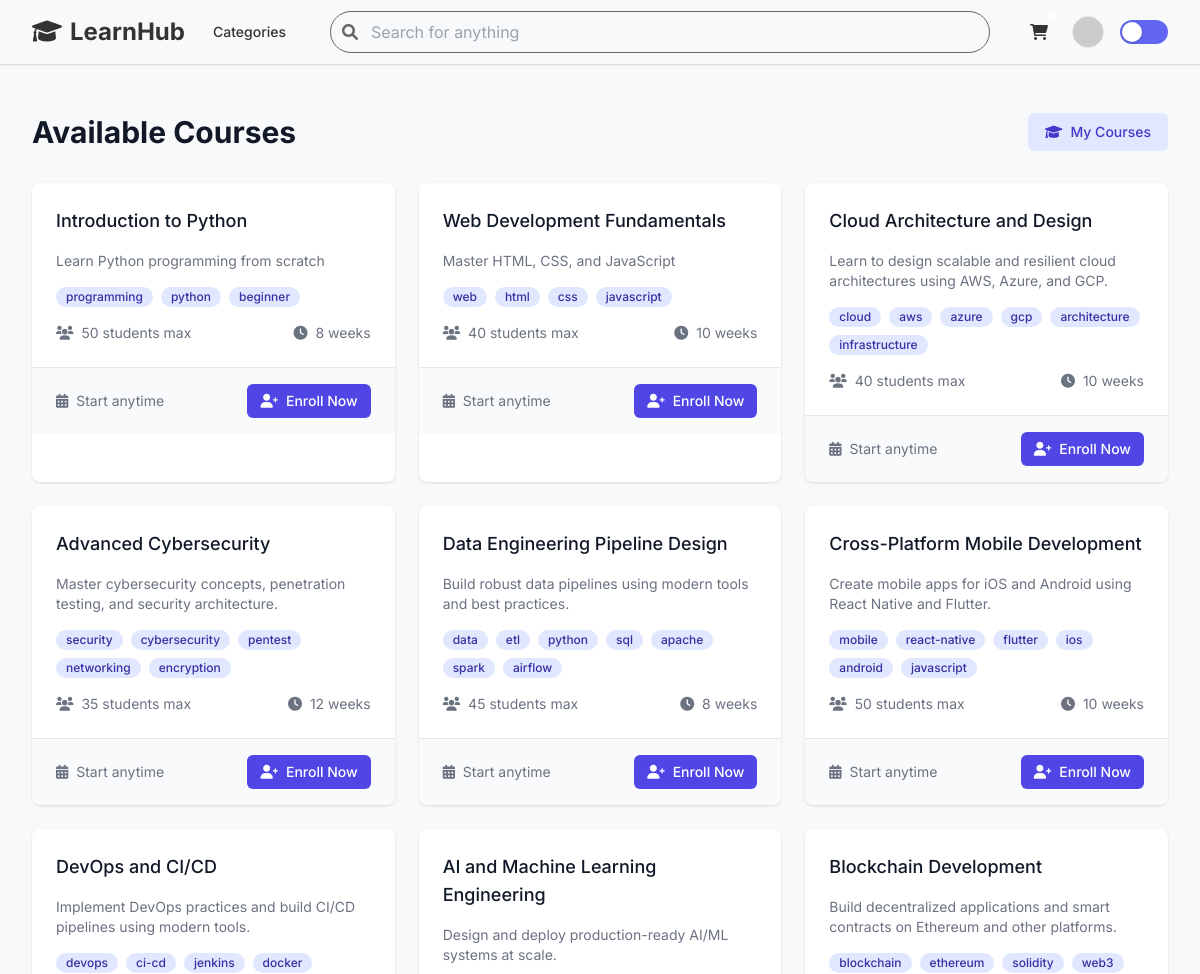
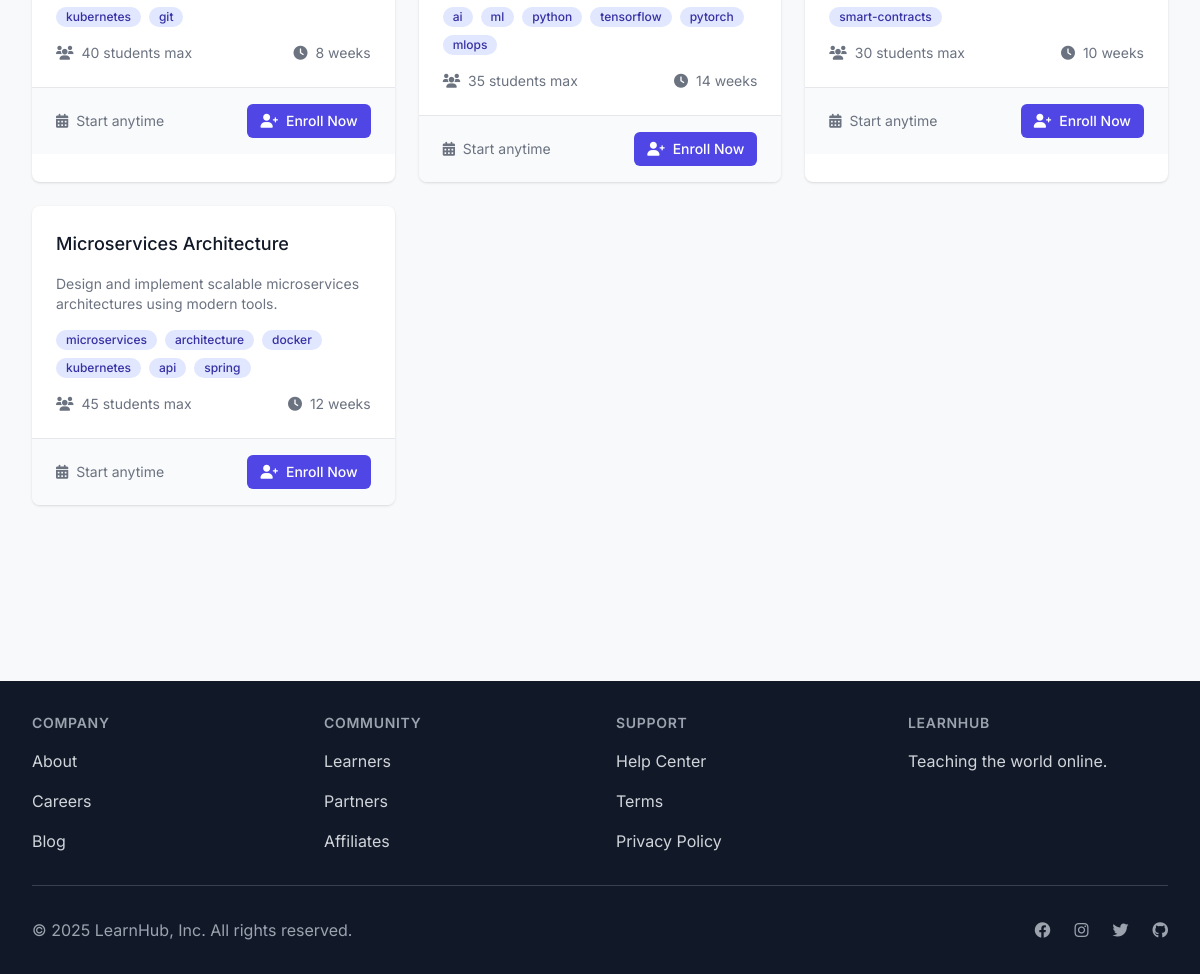
Screenshot of /courses (signed in) with the database file from the repository (2 pictures, top to bottom).
### app.py (models this page shows)
class Course(db.Model):
    id = db.Column(db.Integer, primary_key=True)
    title = db.Column(db.String(100), nullable=False)
    description = db.Column(db.Text, nullable=False)
    semantic_tags = db.Column(db.String(200))
    created_at = db.Column(db.DateTime, default=datetime.utcnow)
    user_id = db.Column(db.Integer, db.ForeignKey('user.id'))
    enrollments = db.relationship('Enrollment', backref='course', lazy=True)
    max_students = db.Column(db.Integer, default=50)
    start_date = db.Column(db.DateTime, default=datetime.utcnow)
    duration_weeks = db.Column(db.Integer, default=12)

### app.py (the view)
@app.route('/courses')
@login_required
def courses():
    courses = Course.query.all()
    user_enrollments = {e.course_id: e for e in current_user.enrollments}
    return render_template('courses.html', courses=courses, user_enrollments=user_enrollments)

### app.py (called while the page is built)
@login_manager.user_loader
def load_user(user_id):
    return User.query.get(int(user_id))

@app.context_processor
def inject_now():
    return {'now': datetime.utcnow} # Use utcnow for consistency

### templates/courses.html (shortened to what this page needs)
{% extends "base.html" %}  {% block content %}
<div class="max-w-7xl mx-auto py-6 sm:px-6 lg:px-8">
  <div class="px-4 py-6 sm:px-0">
    <div class="flex justify-between items-center mb-8">
      <h1 class="text-3xl font-bold text-gray-900">Available Courses</h1>
      <a
        href="{{ url_for('my_courses') }}"
        class="inline-flex items-center px-4 py-2 border border-transparent text-sm font-medium rounded-md text-indigo-700 bg-indigo-100 hover:bg-indigo-200"
      >
        <i class="fas fa-graduation-cap mr-2"></i>
        My Courses
      </a>
    </div>
    <div class="grid grid-cols-1 gap-6 sm:grid-cols-2 lg:grid-cols-3">
      {% for course in courses %}
      <div
        class="bg-white overflow-hidden shadow rounded-lg divide-y divide-gray-200"
      >
        <div class="p-6">
          <h3 class="text-lg font-medium text-gray-900 mb-4">
            {{ course.title }}
          </h3>
          <p class="text-sm text-gray-500 mb-4">{{ course.description }}</p>
          <div class="flex flex-wrap gap-2 mb-4">
            {% for tag in course.semantic_tags.split(',') %}
            <span
              class="inline-flex items-center px-2.5 py-0.5 rounded-full text-xs font-medium bg-indigo-100 text-indigo-800"
            >
              {{ tag.strip() }}
            </span>
            {% endfor %}
          </div>
          <div
            class="mt-4 flex justify-between items-center text-sm text-gray-500"
          >
            <div>
              <i class="fas fa-users mr-1"></i>
              {{ course.max_students }} students max
            </div>
            <div>
              <i class="fas fa-clock mr-1"></i>
              {{ course.duration_weeks }} weeks
            </div>
          </div>
        </div>
        <div class="px-6 py-4 bg-gray-50">
          <div class="flex justify-between items-center">
            {% if course.id in user_enrollments %}
            <span class="text-sm text-green-600">
              <i class="fas fa-check-circle mr-1"></i>
              Enrolled
            </span>
            <button
              onclick="unenrollFromCourse({{ course.id }})"
              class="inline-flex items-center px-3 py-2 border border-transparent text-sm leading-4 font-medium rounded-md text-red-700 bg-red-100 hover:bg-red-200 focus:outline-none focus:ring-2 focus:ring-offset-2 focus:ring-red-500"
            >
              <i class="fas fa-user-minus mr-2"></i>
              Unenroll
            </button>
            {% else %}
            <span class="text-sm text-gray-500">
              <i class="fas fa-calendar-alt mr-1"></i>
              Start anytime
            </span>
            <button
              onclick="enrollInCourse({{ course.id }})"
              class="inline-flex items-center px-3 py-2 border border-transparent text-sm leading-4 font-medium rounded-md text-white bg-indigo-600 hover:bg-indigo-700 focus:outline-none focus:ring-2 focus:ring-offset-2 focus:ring-indigo-500"
            >
              <i class="fas fa-user-plus mr-2"></i>
              Enroll Now
            </button>
            {% endif %}
          </div>
        </div>
      </div>
      {% endfor %}
    </div>
  </div>
</div>
{% endblock %}

### templates/base.html (shortened to what this page needs)
<!DOCTYPE html>
<html lang="en" class="{{ 'dark-mode' if request.cookies.get('darkMode') == 'true' else '' }}">
  <head>
    <script src="https://cdn.tailwindcss.com"></script>
    <link
      rel="stylesheet"
      href="{{ url_for('static', filename='css/animations.css') }}"
    />
    <link
      rel="stylesheet"
      href="{{ url_for('static', filename='css/modern-ui.css') }}"
    />
    <link
      rel="stylesheet"
      href="https://cdnjs.cloudflare.com/ajax/libs/font-awesome/6.0.0/css/all.min.css"
    />
  </head>
  <body class="bg-body-bg text-text-primary">
    <nav class="nav-enhanced sticky top-0 z-50">
      <div class="max-w-7xl mx-auto px-4 sm:px-6 lg:px-8">
        <div class="flex items-center justify-between h-16">
          <div class="flex-shrink-0 flex items-center">
            <a href="{{ url_for('home') }}" class="text-2xl font-bold text-primary">
              <i class="fas fa-graduation-cap mr-2"></i>LearnHub
            </a>
          </div>
          <div class="hidden sm:ml-4 sm:flex">
            <a href="#" class="text-sm font-medium text-text-secondary hover:text-primary transition-colors px-3 py-2 rounded-md">
              Categories
            </a>
          </div>
          <div class="flex-grow mx-4 hidden sm:block">
            <form action="{{ url_for('courses') }}" method="get" class="search-container">
              <span class="search-icon"></span>
              <input
                type="search"
                name="q"
                placeholder="Search for anything"
                class="search-udemy block w-full"
                value="{{ request.args.get('q', '') }}"
              />
            </form>
          </div>
          <div class="flex items-center space-x-4">
            <a href="#" class="hidden sm:block text-text-secondary hover:text-primary p-2 relative">
              <i class="fas fa-shopping-cart"></i>
              <span class="absolute -top-1 -right-1 bg-primary text-white text-xs font-bold rounded-full h-4 w-4 flex items-center justify-center">0</span>
            </a>
            {% if current_user.is_authenticated %}
            <div class="relative" x-data="{ open: false }">
              <button @click="open = !open" class="flex items-center text-sm rounded-full focus:outline-none focus:ring-2 focus:ring-offset-2 focus:ring-primary transition-all duration-200 hover:opacity-80">
                <img class="h-8 w-8 rounded-full bg-gray-300 border border-border-color" src="https://ui-avatars.com/api/?name={{ current_user.username }}&background=random&color=fff" alt="{{ current_user.username }}"/>
              </button>
            </div>
            {% endif %}
            <div class="dark-mode-toggle" id="darkModeToggle" title="Toggle dark mode">
            </div>
          </div>
        </div>
      </div>
    </nav>
    <main class="pb-16">
      {% block content %}{% endblock %}
    </main>
    <footer class="bg-gray-900 text-gray-300 mt-16">
      <div class="max-w-7xl mx-auto py-8 px-4 sm:px-6 lg:px-8">
        <div class="grid grid-cols-2 md:grid-cols-4 gap-8">
          <div>
            <h3 class="text-sm font-semibold text-gray-400 tracking-wider uppercase">Company</h3>
            <ul class="mt-4 space-y-4">
              <li><a href="#" class="text-base text-gray-300 hover:text-white">About</a></li>
              <li><a href="#" class="text-base text-gray-300 hover:text-white">Careers</a></li>
              <li><a href="#" class="text-base text-gray-300 hover:text-white">Blog</a></li>
            </ul>
          </div>
          <div>
            <h3 class="text-sm font-semibold text-gray-400 tracking-wider uppercase">Community</h3>
            <ul class="mt-4 space-y-4">
              <li><a href="#" class="text-base text-gray-300 hover:text-white">Learners</a></li>
              <li><a href="#" class="text-base text-gray-300 hover:text-white">Partners</a></li>
              <li><a href="#" class="text-base text-gray-300 hover:text-white">Affiliates</a></li>
            </ul>
          </div>
          <div>
            <h3 class="text-sm font-semibold text-gray-400 tracking-wider uppercase">Support</h3>
            <ul class="mt-4 space-y-4">
              <li><a href="#" class="text-base text-gray-300 hover:text-white">Help Center</a></li>
              <li><a href="#" class="text-base text-gray-300 hover:text-white">Terms</a></li>
              <li><a href="#" class="text-base text-gray-300 hover:text-white">Privacy Policy</a></li>
            </ul>
          </div>
          <div>
            <h3 class="text-sm font-semibold text-gray-400 tracking-wider uppercase">LearnHub</h3>
             <p class="mt-4 text-base text-gray-300">Teaching the world online.</p>
          </div>
        </div>
        <div class="mt-8 border-t border-gray-700 pt-8 md:flex md:items-center md:justify-between">
          <div class="flex space-x-6 md:order-2">
            <a href="#" class="text-gray-400 hover:text-gray-300"><i class="fab fa-facebook"></i></a>
            <a href="#" class="text-gray-400 hover:text-gray-300"><i class="fab fa-instagram"></i></a>
            <a href="#" class="text-gray-400 hover:text-gray-300"><i class="fab fa-twitter"></i></a>
            <a href="#" class="text-gray-400 hover:text-gray-300"><i class="fab fa-github"></i></a>
          </div>
          <p class="mt-8 text-base text-gray-400 md:mt-0 md:order-1">
            &copy; {{ now().year }} LearnHub, Inc. All rights reserved.
          </p>
        </div>
      </div>
    </footer>
  </body>
</html>

### static/css/modern-ui.css (style rules this page uses)
:root { --primary: #0066CC; --primary-dark: #0052A3; --primary-light: #E6F0FF; --info: #00B7C2; --royal-blue: #4169E1; --secondary: #2ECC71; --secondary-dark: #25a25a; --accent: #A259FF; --accent-dark: #8e44ad; --success: var(--secondary); --danger: #e74c3c; --warning: #F1C40F; --gray-100: #F8F9FA; --gray-200: #DDDDDD; --gray-300: #CCCCCC; --gray-500: #888888; --gray-700: #666666; --gray-900: #333333; --body-bg: var(--gray-100); --card-bg: #FFFFFF; --text-primary: var(--gray-900); --text-secondary: var(--gray-700); --border-color: var(--gray-200); --shadow-sm: 0 1px 2px 0 rgba(0, 0, 0, 0.05); --shadow: 0 2px 4px 0 rgba(0, 0, 0, 0.08); --shadow-md: 0 4px 8px 0 rgba(0, 0, 0, 0.1); --shadow-lg: 0 8px 16px 0 rgba(0, 0, 0, 0.1); }
body { background-color: var(--body-bg); color: var(--text-primary); transition: background-color 0.3s ease, color 0.3s ease; font-family: 'Inter', sans-serif; }
.nav-enhanced { backdrop-filter: none; background-color: var(--body-bg); border-bottom: 1px solid var(--border-color); box-shadow: var(--shadow-sm); transition: background-color 0.3s ease; }
.search-udemy { border: 1px solid var(--gray-700); border-radius: 9999px; background-color: var(--gray-100); padding: 0.5rem 1rem 0.5rem 2.5rem; transition: background-color 0.2s ease, border-color 0.2s ease; width: 100%; }
.search-container { position: relative; flex-grow: 1; margin: 0 1rem; }
.search-container .search-icon { position: absolute; left: 0.75rem; top: 50%; transform: translateY(-50%); color: var(--text-secondary); pointer-events: none; }
.dark-mode-toggle { cursor: pointer; width: 48px; height: 24px; position: relative; border-radius: 24px; background-color: #6366f1; transition: background-color 0.3s ease; margin-left: 1rem; }
.dark-mode-toggle::after { content: ""; position: absolute; left: 2px; top: 2px; width: 20px; height: 20px; border-radius: 50%; background-color: white; transition: transform 0.3s ease, background-color 0.3s ease; box-shadow: 0 1px 3px rgba(0, 0, 0, 0.2); }

### rows the page displays
Course: title "Introduction to Python", description "Learn Python programming from scratch", strip "programming" "python" "beginner", max_students "50", duration_weeks "8"
Course: title "Web Development Fundamentals", description "Master HTML, CSS, and JavaScript", strip "web" "html" "css" "javascript", max_students "40", duration_weeks "10"
Course: title "Cloud Architecture and Design", description "Learn to design scalable and resilient cloud architectures using AWS, Azure, and GCP.", strip "cloud" "aws" "azure" "gcp" "architecture" "infrastructure", max_students "40", duration_weeks "10"
Course: title "Advanced Cybersecurity", description "Master cybersecurity concepts, penetration testing, and security architecture.", strip "security" "cybersecurity" "pentest" "networking" "encryption", max_students "35", duration_weeks "12"
Course: title "Data Engineering Pipeline Design", description "Build robust data pipelines using modern tools and best practices.", strip "data" "etl" "python" "sql" "apache" "spark" "airflow", max_students "45", duration_weeks "8"
Course: title "Cross-Platform Mobile Development", description "Create mobile apps for iOS and Android using React Native and Flutter.", strip "mobile" "react-native" "flutter" "ios" "android" "javascript", max_students "50", duration_weeks "10"
Course: title "DevOps and CI/CD", description "Implement DevOps practices and build CI/CD pipelines using modern tools.", strip "devops" "ci-cd" "jenkins" "docker" "kubernetes" "git", max_students "40", duration_weeks "8"
Course: title "AI and Machine Learning Engineering", description "Design and deploy production-ready AI/ML systems at scale.", strip "ai" "ml" "python" "tensorflow" "pytorch" "mlops", max_students "35", duration_weeks "14"
Course: title "Blockchain Development", description "Build decentralized applications and smart contracts on Ethereum and other platforms.", strip "blockchain" "ethereum" "solidity" "web3" "smart-contracts", max_students "30", duration_weeks "10"
Course: title "Microservices Architecture", description "Design and implement scalable microservices architectures using modern tools.", strip "microservices" "architecture" "docker" "kubernetes" "api" "spring", max_students "45", duration_weeks "12"
